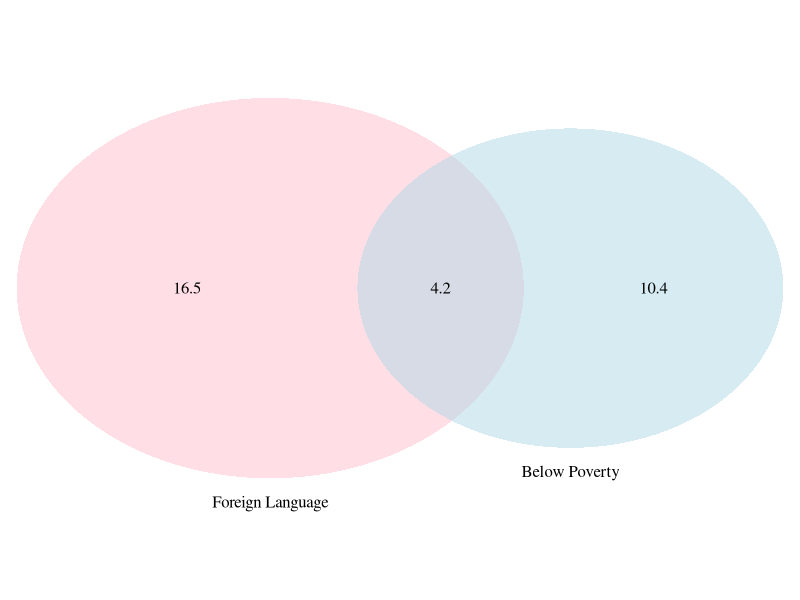
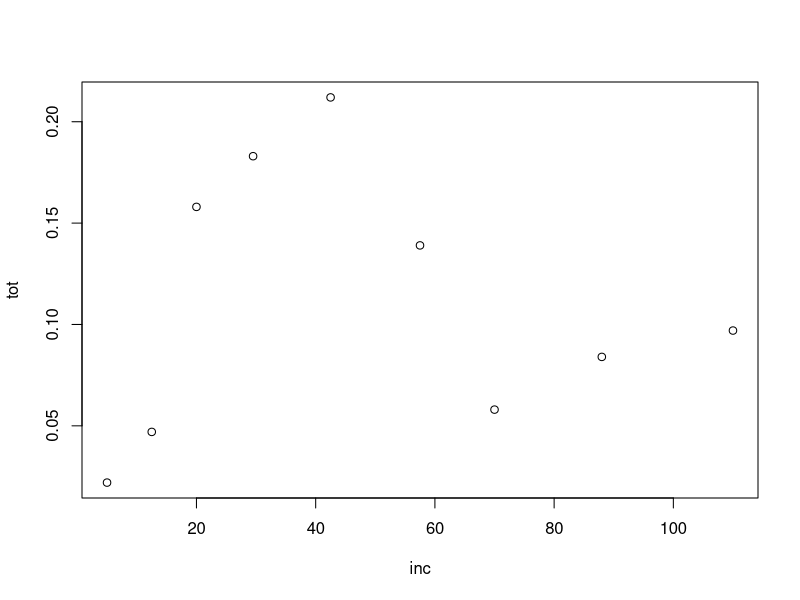

These charts were generated, in order, by the following R code:
## ---- chunk 1
knitr::opts_chunk$set(echo = TRUE)
## ---- chunk 2
library(VennDiagram)
library(xtable)
library(formattable)
## ---- chunk 3
grid.newpage()
draw.pairwise.venn(14.6, 20.7, 4.2, category = c("Below Poverty", "Foreign Language"), lty = rep("blank", 
    2), fill = c("light blue", "pink"), alpha = rep(0.5, 2), cat.pos = c(0, 
    0), cat.dist = rep(0.025, 2))
## ---- chunk 4
fema_blue <- 108 / 204
male_blue <- 114 / 204
both_blue <- 78 / 204
either_blue <- fema_blue + male_blue - both_blue
## ---- chunk 5
total <- 95
p_H <- 28 / total
total <- total - 1 # Without replacment, we removed 1 book
p_P <- 28 / total
final <- p_H * p_P
## ---- chunk 6
total <- 95
p_F <- 72 / total
total = total - 1
p_H <- 28 / total

final <- p_F * p_H
## ---- chunk 7
total <- 95
p_F <- 72 / total
p_H <- 28 / total
final <- p_F * p_H
## ---- chunk 8
fees <- c(0, 25, 35)
portions <- c(0.54, 0.34, 0.12)
model <- fees * portions

mean(model)
sd(model)
## ---- chunk 9
print(sum(model*120))
## ---- chunk 10
inc <- c(5, 12.5, 20, 29.5, 42.5, 57.5, 70, 88, 110)
tot <- c(0.022, 0.047, 0.158, 0.183, 0.212, 0.139, 0.058, 0.084, 0.097)

plot(inc, tot)
## ---- chunk 11
sum(tot)       # verify: make sure my tot vector sums to 100% (it should!)
p_less_than_50 <- sum(tot[0:5])  # sum the first 5 probabilities
p_less_than_50
## ---- chunk 12
p_F <- sum(tot[0:5]) * 0.41
p_F
